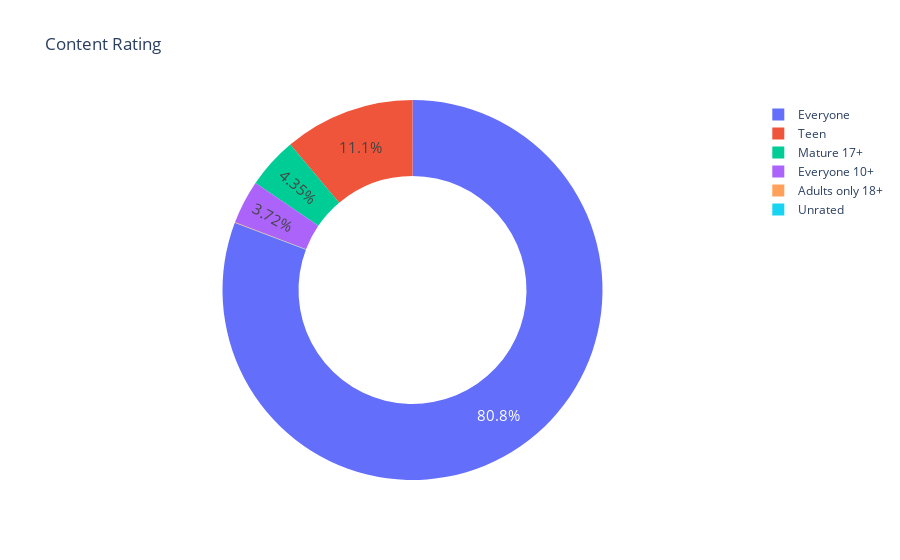

The notebook cell this image was saved under:
### Code cell
fig = px.pie(
    labels=content_ratings.index,
    values=content_ratings.values,
    title="Content Rating",
    names=content_ratings.index,
    hole=0.6)
fig.update_traces(textposition='inside', textfont_size=15, textinfo='percent')
fig.show()

### Figure 1 — Plotly figure (JSON) as saved in the notebook; plotly's stock layout.template omitted (floating-point values rounded to 4 significant figures)
{"data": [{"domain": {"x": [0, 1], "y": [0, 1]}, "hole": 0.6, "hovertemplate": "label=%{label}<br>value=%{value}<extra></extra>", "labels": ["Everyone", "Teen", "Mature 17+", "Everyone 10+", "Adults only 18+", "Unrated"], "legendgroup": "", "name": "", "showlegend": true, "textfont": {"size": 15}, "textinfo": "percent", "textposition": "inside", "type": "pie", "values": [6621, 912, 357, 305, 3, 1]}], "layout": {"legend": {"tracegroupgap": 0}, "title": {"text": "Content Rating"}}}
